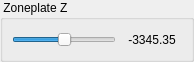
<?xml version="1.0" encoding="UTF-8"?>
<ui version="4.0">
 <class>Form</class>
 <widget class="QWidget" name="Form">
  <property name="geometry">
   <rect>
    <x>0</x>
    <y>0</y>
    <width>194</width>
    <height>62</height>
   </rect>
  </property>
  <property name="minimumSize">
   <size>
    <width>194</width>
    <height>62</height>
   </size>
  </property>
  <property name="windowTitle">
   <string>Form</string>
  </property>
  <property name="layoutDirection">
   <enum>Qt::LeftToRight</enum>
  </property>
  <layout class="QVBoxLayout" name="verticalLayout_2">
   <property name="spacing">
    <number>0</number>
   </property>
   <property name="margin">
    <number>0</number>
   </property>
   <item>
    <widget class="QGroupBox" name="groupBox">
     <property name="title">
      <string> Zoneplate Z</string>
     </property>
     <layout class="QVBoxLayout" name="verticalLayout">
      <item>
       <layout class="QHBoxLayout" name="horizontalLayout">
        <item>
         <widget class="QSlider" name="posSlider">
          <property name="maximum">
           <number>1000</number>
          </property>
          <property name="value">
           <number>500</number>
          </property>
          <property name="orientation">
           <enum>Qt::Horizontal</enum>
          </property>
         </widget>
        </item>
        <item>
         <widget class="QLabel" name="fbkLbl">
          <property name="minimumSize">
           <size>
            <width>60</width>
            <height>0</height>
           </size>
          </property>
          <property name="text">
           <string>-3345.35</string>
          </property>
          <property name="alignment">
           <set>Qt::AlignCenter</set>
          </property>
         </widget>
        </item>
       </layout>
      </item>
     </layout>
    </widget>
   </item>
  </layout>
 </widget>
 <resources/>
 <connections/>
</ui>
